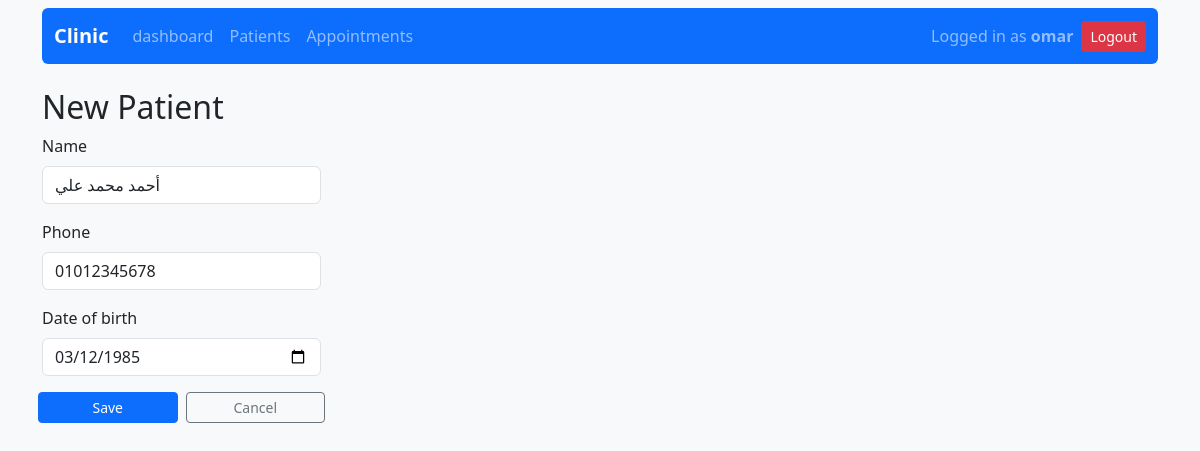
Page /patients/12/edit/ (signed in) on the committed database.
### patients/models.py (models this page shows, shortened)
class Patient(models.Model):
    name = models.CharField(max_length=100)
    phone = models.CharField(max_length=15)
    date_of_birth = models.DateField()

### patients/views.py (the view)
# urls.py: path('<int:patient_id>/edit/', views.edit_patient, name='edit_patient'),
@login_required
def edit_patient(request, patient_id):
    patient = get_object_or_404(Patient, id=patient_id)
    if request.method == 'POST':
        form = PatientForm(request.POST, instance=patient)
        if form.is_valid():
            form.save()
            return redirect('patient_details', patient_id=patient.id)
    else:
        form = PatientForm(instance=patient)
    return render(request, 'patient_form.html', {'form': form})

### patients/forms.py
class PatientForm(forms.ModelForm):
    class Meta:
        model = Patient
        fields = ['name', 'phone', 'date_of_birth']
        widgets = {
            'name': forms.TextInput(attrs={'class': 'form-control'}),
            'date_of_birth': forms.DateInput(attrs={'class': 'form-control', 'type': 'date'}),
            'phone': forms.TextInput(attrs={'class': 'form-control'}),
        }

### patients/templates/patient_form.html (shortened to what this page needs)
{% extends 'base.html' %}
{% block content %}
    <h2>New Patient</h2>
   <form class="w-25" method="post" novalidate>
        {% for field in form %}
            <div class="mb-3">
                <label for="{{ field.id_for_label }}" class="form-label">{{ field.label }}</label>
                {{ field }}
            </div>
        {% endfor %}
        <div class="row gx-2">
            <button class="btn btn-primary btn-sm col me-1" type="submit">Save</button>
            <a class="btn btn-outline-secondary btn-sm col ms-1" href="{% url 'patient_list' %}">Cancel</a>
        </div>
    </form>
{% endblock %}

### templates/base.html (shortened to what this page needs)
<!DOCTYPE html>
<html>
<head>
    <link href="https://cdn.jsdelivr.net/npm/bootstrap@5.3.8/dist/css/bootstrap.min.css" rel="stylesheet">
    <link rel="stylesheet" href="https://cdn.jsdelivr.net/npm/bootstrap-icons@1.13.1/font/bootstrap-icons.min.css">
</head>
<body class="bg-light">
    <div class="container pt-2">
        <nav class="navbar navbar-expand-lg navbar-dark bg-primary rounded">
            <div class="container-fluid">
            <a class="navbar-brand fw-bold" href="{% url 'dashboard' %}">Clinic</a>
            <div class="collapse navbar-collapse" id="navbar">
                <ul class="navbar-nav me-auto mb-2 mb-lg-0">
                    <li class="nav-item">
                        <a class="nav-link {% if request.resolver_match.url_name == 'dashboard' %}active{% endif %}" aria-current="page" href="{% url 'dashboard' %}">dashboard</a>
                    </li>
                    <li class="nav-item">
                        <a class="nav-link {% if request.resolver_match.url_name == 'patient_list' %}active{% endif %}" href="{% url 'patient_list' %}">Patients</a>
                    </li>
                    <li class="nav-item">
                        <a class="nav-link {% if request.resolver_match.url_name == 'appointment_list' %}active{% endif %}" href="{% url 'appointment_list' %}">Appointments</a>
                    </li>
                </ul>
            </div>
            <div class="ms-auto">
            {% if user.is_authenticated %}
                <form method="post" action="{% url 'logout' %}" class="d-inline">
                    <div class="d-flex align-items-center">
                        <span class="navbar-text me-2">
                            Logged in as <strong>{{ user.username }}</strong>
                        </span>
                        <button type="submit" class="btn btn-danger btn-sm">
                            Logout
                        </button>
                    </div>
                </form>
            {% endif %}
            </div>
        </div>
    </nav>
    <main class="mt-4">
        {% block content %}
        {% endblock %}
    </main>
</div>
</body>
</html>

### rows in the picture
Patient: form "أحمد محمد علي" "01012345678" "03/12/1985"

### other values in the picture
{{ user.username }} "omar"
{{ field.label }} "Name" "Phone" "Date of birth"
